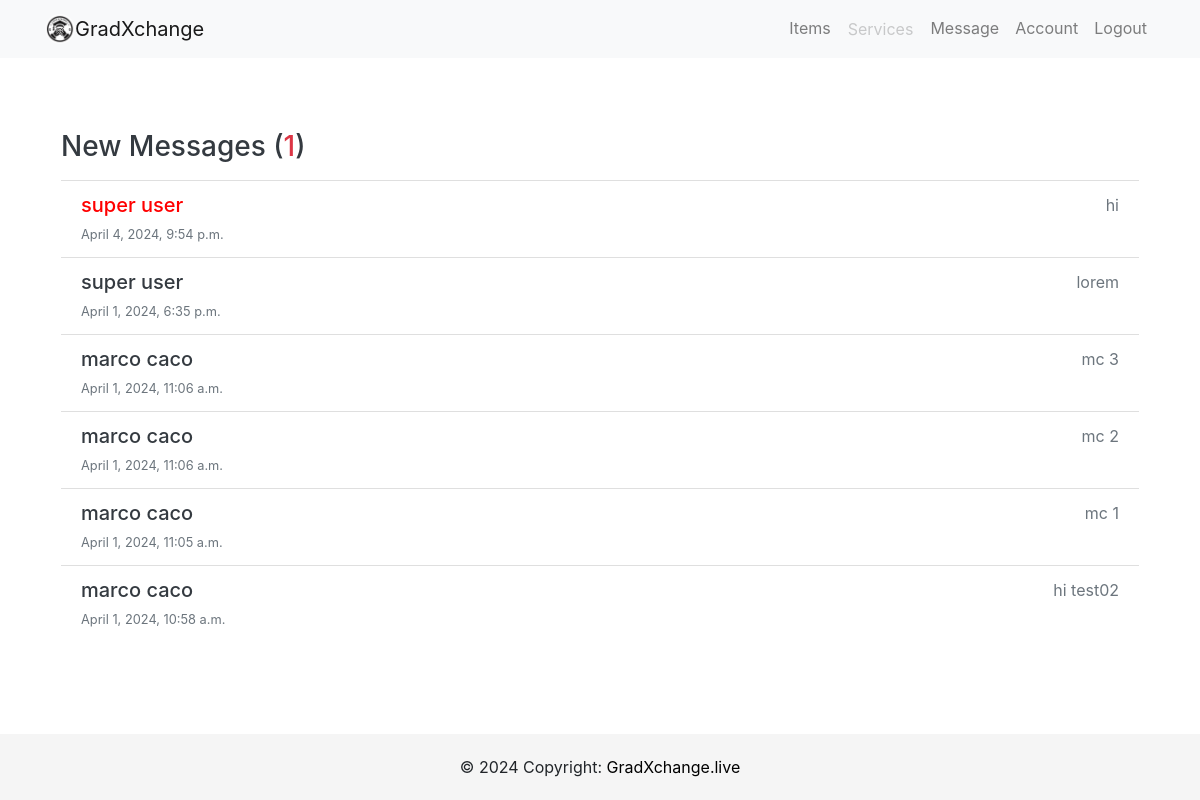
The page /inbox/ (signed in) on the database as committed earlier.
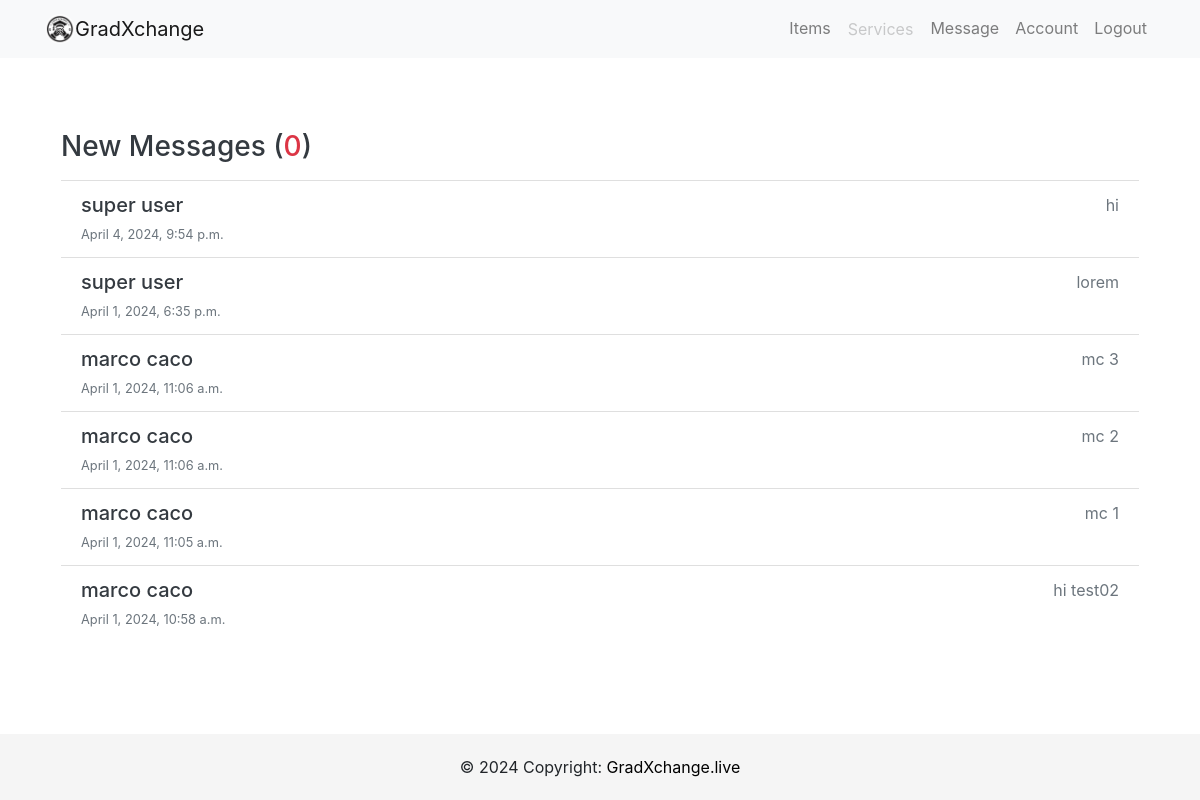
The same page on the database as committed later.
### users/models.py (models this page shows, shortened)
class Message(models.Model):
    sender = models.ForeignKey(Profile, on_delete=models.SET_NULL, null=True, blank=True)
    recipient = models.ForeignKey(Profile, on_delete=models.SET_NULL, null=True, blank=True, related_name="messages")
    name = models.CharField(max_length=200, null=True, blank=True)
    email = models.EmailField(max_length=200, null=True, blank=True)
    subject = models.CharField(max_length=200, null=True, blank=True)
    body = models.TextField()
    is_read = models.BooleanField(default=False, null=True)
    created = models.DateTimeField(auto_now_add=True)
    id = models.UUIDField(default=uuid.uuid4,unique=True,primary_key=True, editable=False)
    class Meta:
        ordering = ['is_read', '-created']

### users/views.py (the view)
# urls.py: path('inbox/', user_views.inbox, name='inbox'),
@login_required
def inbox(request):
    profile =  request.user.profile
    messageRequests = profile.messages.all()
    unreadCount = messageRequests.filter(is_read=False).count()
    context = {'messageRequests':  messageRequests, 'unreadCount': unreadCount}
    return render(request, 'users/inbox.html', context)

### users/templates/users/inbox.html
{% extends 'users/base.html' %}
{% block body %}
<div class="container">
    <div class="inbox my-5 p-3">
        <div class="content-box bg-white rounded shadow-sm">
            <h3 class="inbox__title text-dark py-2">New Messages (<span class="text-danger">{{ unreadCount }}</span>)
            </h3>
            <ul class="list-group list-group-flush">
                {% for message in messageRequests %}
                {% if message.is_read == False %}
                <li
                    class="list-group-item list-group-item-action flex-column align-items-start message message--unread">
                    {% else %}
                <li class="list-group-item list-group-item-action flex-column align-items-start message">
                    {% endif %}
                    <a href="{% url 'message' message.id %}"
                        class="d-flex w-100 justify-content-between text-decoration-none text-dark">
                        <div>
                            <h5 class="mb-1 message__author">{{ message.name }}</h5>
                            <small class="message__date text-muted">{{ message.created }}</small>
                        </div>
                        <div class="text-right">
                            <p class="mb-1 message__subject text-muted">{{ message.subject }}</p>
                        </div>
                    </a>
                </li>
                {% endfor %}
            </ul>
        </div>
    </div>
</div>
{% endblock %}

Rows that differ between the two databases and show on the page:
changed Message "hi": is_read False → True (drawn)
Other text that changed with them:
{{ unreadCount }}: "1" → "0"
